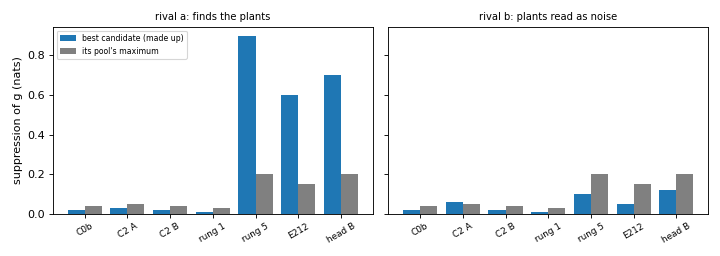

Here is the Python script that generated this plot:
"""The planned figure with made-up numbers (card.txt sketch): per side, the best candidate's steering suppression
against its bulk pool's maximum, one panel per rival. Usage: python sketch.py <out.png>."""

import sys

import matplotlib

matplotlib.use("Agg")
import matplotlib.pyplot as plt

sides = ["C0b", "C2 A", "C2 B", "rung 1", "rung 5", "E212", "head B"]
rivals = {"rival a: finds the plants": ([0.02, 0.03, 0.02, 0.01, 0.9, 0.6, 0.7], [0.04, 0.05, 0.04, 0.03, 0.2, 0.15, 0.2]),
          "rival b: plants read as noise": ([0.02, 0.06, 0.02, 0.01, 0.1, 0.05, 0.12], [0.04, 0.05, 0.04, 0.03, 0.2, 0.15, 0.2])}
fig, ax = plt.subplots(1, 2, figsize=(9, 3.2), sharey=True)
for a, (title, (cand, pool)) in zip(ax, rivals.items(), strict=True):
    x = range(len(sides))
    a.bar([i - 0.2 for i in x], cand, 0.4, label="best candidate (made up)")
    a.bar([i + 0.2 for i in x], pool, 0.4, color="gray", label="its pool's maximum")
    a.set_xticks(list(x), sides, rotation=30, fontsize=8)
    a.set_title(title, fontsize=9)
ax[0].set_ylabel("suppression of g (nats)")
ax[0].legend(fontsize=7)
fig.tight_layout()
fig.savefig(sys.argv[1], dpi=80)
